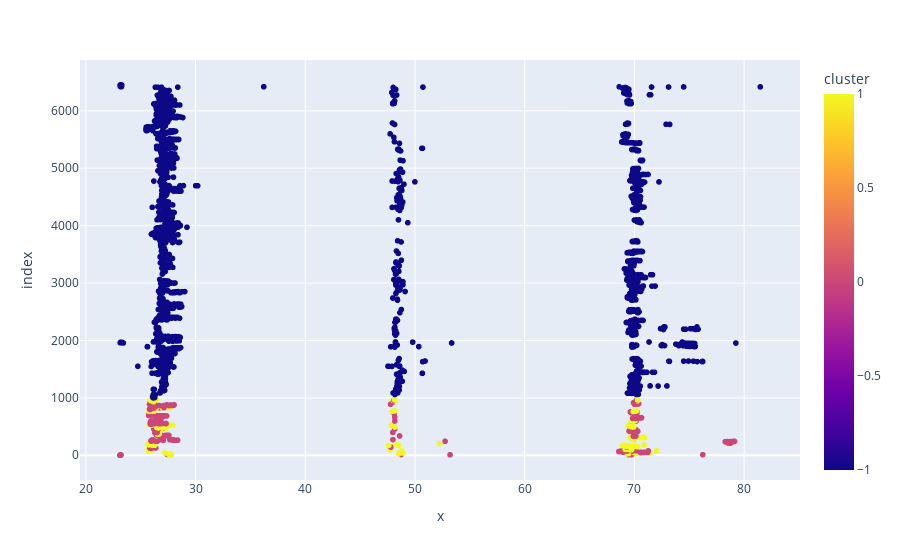

Notebook code for this chart:
### Code cell
fig = px.scatter(df_2, x='x', color='cluster')
fig.show()

### Figure 1 — Plotly figure (JSON) as saved in the notebook; plotly's stock layout.template omitted (floating-point values rounded to 4 significant figures; data arrays with more than 128 entries replaced by an {"elided": "..."} marker saying what was removed)
{"data": [{"hovertemplate": "x=%{x}<br>index=%{y}<br>cluster=%{marker.color}<extra></extra>", "legendgroup": "", "marker": {"color": {"elided": "6456 int values"}, "coloraxis": "coloraxis", "symbol": "circle"}, "mode": "markers", "name": "", "showlegend": false, "type": "scattergl", "x": {"elided": "6456 float values"}, "xaxis": "x", "y": {"elided": "6456 int values"}, "yaxis": "y"}], "layout": {"coloraxis": {"colorbar": {"title": {"text": "cluster"}}, "colorscale": [[0, "#0d0887"], [0.1111, "#46039f"], [0.2222, "#7201a8"], [0.3333, "#9c179e"], [0.4444, "#bd3786"], [0.5556, "#d8576b"], [0.6667, "#ed7953"], [0.7778, "#fb9f3a"], [0.8889, "#fdca26"], [1, "#f0f921"]]}, "legend": {"tracegroupgap": 0}, "margin": {"t": 60}, "xaxis": {"anchor": "y", "domain": [0, 1], "title": {"text": "x"}}, "yaxis": {"anchor": "x", "domain": [0, 1], "title": {"text": "index"}}}}
